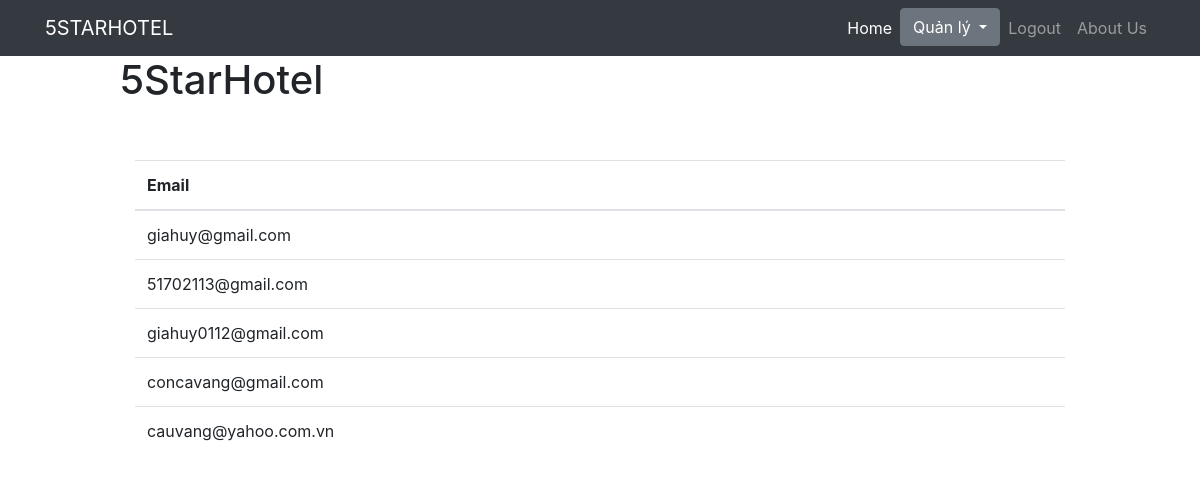
Screenshot of /doan/admin/mailmanage.php (signed in) with the database file from the repository.
### tables this page shows
CREATE TABLE `email` (
  `id` int(11) NOT NULL,
  `email` varchar(255) NOT NULL
);

### doan/admin/mailmanage.php (the view, shortened to what this page needs)
<!DOCTYPE html>
<html lang="en">
<head>
	<link href="https://maxcdn.bootstrapcdn.com/bootstrap/4.0.0/css/bootstrap.min.css" rel="stylesheet">
	<link rel="stylesheet" href="https://cdnjs.cloudflare.com/ajax/libs/font-awesome/4.7.0/css/font-awesome.min.css">
	<link rel="stylesheet" type="text/css" href="https://cdn.datatables.net/v/dt/dt-1.10.16/datatables.min.css"/>
    <link rel="stylesheet" href="https://maxcdn.bootstrapcdn.com/bootstrap/4.0.0/css/bootstrap.min.css">
</head>
<body>
  <?php require 'navigation.php'; ?>
  <div id="form" class="container wrapper" >
	<div id="logo" class="row">
		<h1>5StarHotel</h1>
	</div>
	<table id="roomtable" class="table">
            <thead>
				<th>Email</th>
            </thead>
			<tbody>
	<?php
				$sql = "SELECT * FROM email WHERE 1";
				require_once("../conn.php");
				$result = $conn->query($sql);
				if ($result->num_rows > 0) {
					while($row = $result->fetch_assoc()) {
					$email = $row['email'];
	?>
				<div class="container mt-5">
				<tr>
					<td><?php echo $email; ?></td>
	<?php
					}
				}
	?>
				</tbody>
			</table>
		</div>
</body>
</html>

### doan/admin/mailmanage.php (style rules this page uses)
#form { width: 80%; }

### rows the page displays
email: email "giahuy@gmail.com"
email: email "51702113@gmail.com"
email: email "giahuy0112@gmail.com"
email: email "concavang@gmail.com"
email: email "cauvang@yahoo.com.vn"
